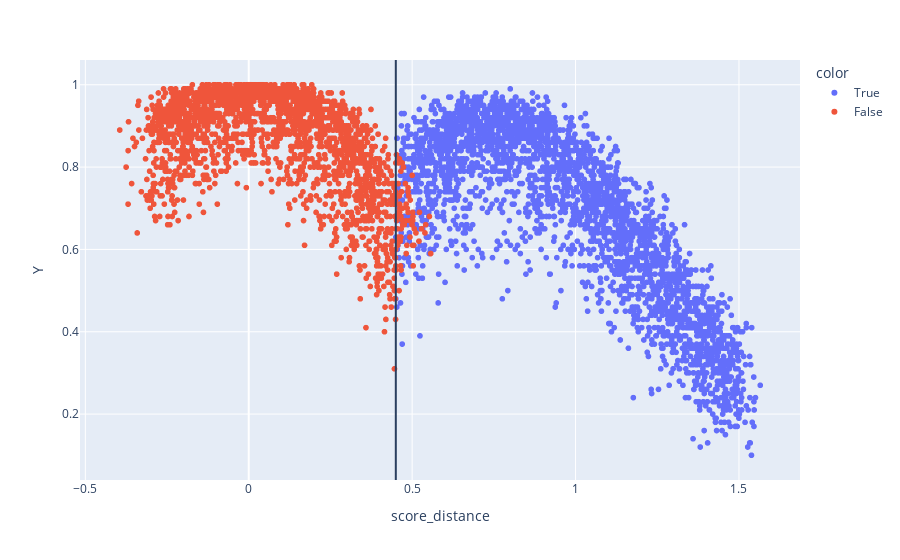

Notebook code for this chart:
### Markdown cell above
## DGP Visualization

### Code cell
data = datasets.dgp_area_yield(**{**params, 'n_obs': 5000, 'seed': 8})

# improved_points = data['score_improvement'] >= 0.0
# data = {k:v[improved_points] for k,v in data.items()}

fig = px.scatter(x=data['score_distance'] ,y=data['Y'], color=data['D'], labels=dict(x="score_distance", y="Y"), hover_data={'score_improvement': data['score_improvement'], 'score_distance_act': data['score_distance_act'], 'score_improvement_act': data['score_improvement_act']}) 
fig.add_vline(x=params['treatment_dist'])

### Figure 1 — Plotly figure (JSON) as saved in the notebook; plotly's stock layout.template omitted (floating-point values rounded to 4 significant figures; data arrays with more than 128 entries replaced by an {"elided": "..."} marker saying what was removed)
{"data": [{"customdata": {"elided": "2912x3 float values"}, "hovertemplate": "color=True<br>score_distance=%{x}<br>Y=%{y}<br>score_improvement=%{customdata[0]}<br>score_distance_act=%{customdata[1]}<br>score_improvement_act=%{customdata[2]}<extra></extra>", "legendgroup": "True", "marker": {"color": "#636efa", "symbol": "circle"}, "mode": "markers", "name": "True", "showlegend": true, "type": "scattergl", "x": {"elided": "2912 float values"}, "xaxis": "x", "y": {"elided": "2912 float values"}, "yaxis": "y"}, {"customdata": {"elided": "2088x3 float values"}, "hovertemplate": "color=False<br>score_distance=%{x}<br>Y=%{y}<br>score_improvement=%{customdata[0]}<br>score_distance_act=%{customdata[1]}<br>score_improvement_act=%{customdata[2]}<extra></extra>", "legendgroup": "False", "marker": {"color": "#EF553B", "symbol": "circle"}, "mode": "markers", "name": "False", "showlegend": true, "type": "scattergl", "x": {"elided": "2088 float values"}, "xaxis": "x", "y": {"elided": "2088 float values"}, "yaxis": "y"}], "layout": {"legend": {"title": {"text": "color"}, "tracegroupgap": 0}, "margin": {"t": 60}, "shapes": [{"type": "line", "x0": 0.45, "x1": 0.45, "xref": "x", "y0": 0, "y1": 1, "yref": "y domain"}], "xaxis": {"anchor": "y", "domain": [0, 1], "title": {"text": "score_distance"}}, "yaxis": {"anchor": "x", "domain": [0, 1], "title": {"text": "Y"}}}}
